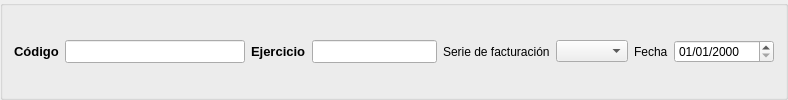
    <widget class="QGroupBox" name="groupBox_14">
     <property name="title">
      <string/>
     </property>
     <layout class="QHBoxLayout" name="horizontalLayout">
      <item>
       <widget class="QLabel" name="label_2">
        <property name="sizePolicy">
         <sizepolicy hsizetype="Maximum" vsizetype="Preferred">
          <horstretch>0</horstretch>
          <verstretch>0</verstretch>
         </sizepolicy>
        </property>
        <property name="font">
         <font>
          <pointsize>10</pointsize>
          <weight>75</weight>
          <bold>true</bold>
         </font>
        </property>
        <property name="text">
         <string>Código</string>
        </property>
        <property name="buddy">
         <cstring>db_codfactura</cstring>
        </property>
       </widget>
      </item>
      <item>
       <widget class="DBLineEdit" name="db_codfactura">
        <property name="sizePolicy">
         <sizepolicy hsizetype="Preferred" vsizetype="Fixed">
          <horstretch>0</horstretch>
          <verstretch>0</verstretch>
         </sizepolicy>
        </property>
        <property name="minimumSize">
         <size>
          <width>180</width>
          <height>0</height>
         </size>
        </property>
        <property name="maximumSize">
         <size>
          <width>200</width>
          <height>16777215</height>
         </size>
        </property>
        <property name="font">
         <font>
          <pointsize>10</pointsize>
         </font>
        </property>
        <property name="toolTip">
         <string>Código unico del tercero. El sistema propone un número, aunque usted puede cambiarlo. El número debe ser único.</string>
        </property>
        <property name="statusTip">
         <string>Código unico del tercero. El sistema propone un número, aunque usted puede cambiarlo. El número debe ser único.</string>
        </property>
        <property name="whatsThis">
         <string>Código unico del tercero. El sistema propone un número, aunque usted puede cambiarlo. El número debe ser único.</string>
        </property>
        <property name="readOnly">
         <bool>false</bool>
        </property>
        <property name="fieldName" stdset="0">
         <string>codfactura</string>
        </property>
        <property name="dataEditable" stdset="0">
         <bool>true</bool>
        </property>
       </widget>
      </item>
      <item>
       <widget class="QLabel" name="label_3">
        <property name="sizePolicy">
         <sizepolicy hsizetype="Maximum" vsizetype="Preferred">
          <horstretch>0</horstretch>
          <verstretch>0</verstretch>
         </sizepolicy>
        </property>
        <property name="font">
         <font>
          <pointsize>10</pointsize>
          <weight>75</weight>
          <bold>true</bold>
         </font>
        </property>
        <property name="text">
         <string>Ejercicio</string>
        </property>
        <property name="buddy">
         <cstring>db_ejercicios_descripcion</cstring>
        </property>
       </widget>
      </item>
      <item>
       <widget class="DBLineEdit" name="db_ejercicios_descripcion">
        <property name="sizePolicy">
         <sizepolicy hsizetype="Preferred" vsizetype="Fixed">
          <horstretch>0</horstretch>
          <verstretch>0</verstretch>
         </sizepolicy>
        </property>
        <property name="maximumSize">
         <size>
          <width>150</width>
          <height>16777215</height>
         </size>
        </property>
        <property name="font">
         <font>
          <pointsize>10</pointsize>
         </font>
        </property>
        <property name="toolTip">
         <string>Código unico del tercero. El sistema propone un número, aunque usted puede cambiarlo. El número debe ser único.</string>
        </property>
        <property name="statusTip">
         <string>Código unico del tercero. El sistema propone un número, aunque usted puede cambiarlo. El número debe ser único.</string>
        </property>
        <property name="whatsThis">
         <string>Código unico del tercero. El sistema propone un número, aunque usted puede cambiarlo. El número debe ser único.</string>
        </property>
        <property name="readOnly">
         <bool>true</bool>
        </property>
        <property name="fieldName" stdset="0">
         <string>ejercicios.nombre</string>
        </property>
        <property name="dataEditable" stdset="0">
         <bool>false</bool>
        </property>
       </widget>
      </item>
      <item>
       <widget class="QLabel" name="label_16">
        <property name="sizePolicy">
         <sizepolicy hsizetype="Maximum" vsizetype="Preferred">
          <horstretch>0</horstretch>
          <verstretch>0</verstretch>
         </sizepolicy>
        </property>
        <property name="text">
         <string>Serie de facturación</string>
        </property>
        <property name="buddy">
         <cstring>db_idserie</cstring>
        </property>
       </widget>
      </item>
      <item>
       <widget class="DBComboBox" name="db_idserie">
        <property name="sizePolicy">
         <sizepolicy hsizetype="Minimum" vsizetype="Fixed">
          <horstretch>0</horstretch>
          <verstretch>0</verstretch>
         </sizepolicy>
        </property>
        <property name="fieldName" stdset="0">
         <string>idserie</string>
        </property>
        <property name="listTableModel" stdset="0">
         <string>seriesfacturacion</string>
        </property>
        <property name="listColumnName" stdset="0">
         <string>descripcion</string>
        </property>
        <property name="listSqlFilter" stdset="0">
         <string>serieventa=true</string>
        </property>
        <property name="listColumnToSave" stdset="0">
         <string>id</string>
        </property>
        <property name="dataEditable" stdset="0">
         <bool>true</bool>
        </property>
       </widget>
      </item>
      <item>
       <widget class="QLabel" name="label_5">
        <property name="sizePolicy">
         <sizepolicy hsizetype="Maximum" vsizetype="Preferred">
          <horstretch>0</horstretch>
          <verstretch>0</verstretch>
         </sizepolicy>
        </property>
        <property name="text">
         <string>Fecha</string>
        </property>
        <property name="buddy">
         <cstring>db_fecha</cstring>
        </property>
       </widget>
      </item>
      <item>
       <widget class="DBDateTimeEdit" name="db_fecha">
        <property name="sizePolicy">
         <sizepolicy hsizetype="Preferred" vsizetype="Fixed">
          <horstretch>0</horstretch>
          <verstretch>0</verstretch>
         </sizepolicy>
        </property>
        <property name="minimumSize">
         <size>
          <width>100</width>
          <height>0</height>
         </size>
        </property>
        <property name="displayFormat">
         <string>dd/MM/yyyy</string>
        </property>
        <property name="fieldName" stdset="0">
         <string>fecha</string>
        </property>
        <property name="dataEditable" stdset="0">
         <bool>true</bool>
        </property>
       </widget>
      </item>
     </layout>
    </widget>
